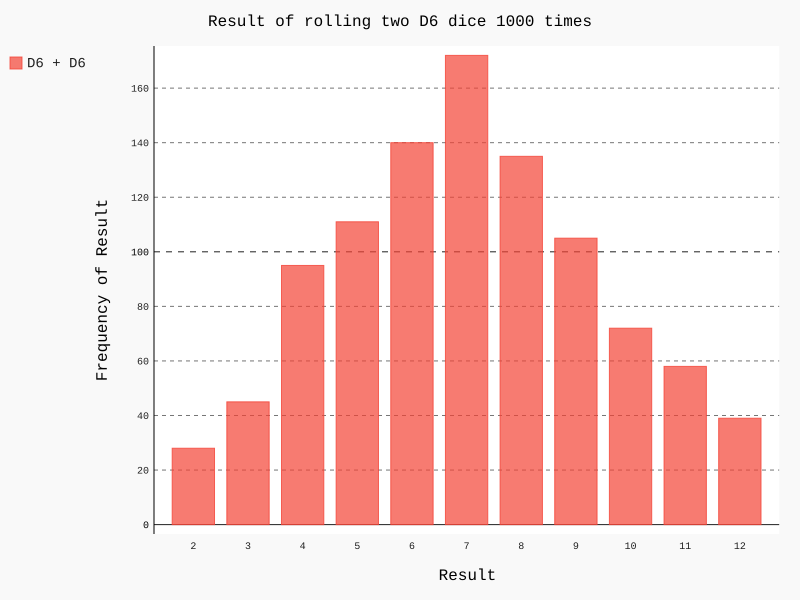

This chart was generated by the following Python code:
from chapter15.die import Die
import pygal

die1 = Die()
die2 = Die()

results = []
for roll_num in range(1000):
    results.append(die1.roll() + die2.roll())

frequencies = []
max_result = die1.num_sides + die2.num_sides
for value in range(2, max_result + 1):
    frequencies.append(results.count(value))

# 可视化结果
hist = pygal.Bar()
hist.title = "Result of rolling two D6 dice 1000 times"
hist.x_labels = [str(number) for number in range(2, max_result + 1)]
hist.x_title = "Result"
hist.y_title = "Frequency of Result"
hist.add("D6 + D6", frequencies)
hist.render_to_file("dice_visual.svg")
